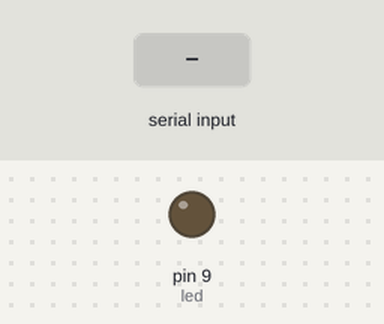
Simulated run of this sketch. Board: Arduino Uno, built with avr-gcc and run on an emulated ATmega328P. On the bench: output pins drawn as LEDs (lit = HIGH). The inputs (shaded band) are chosen by the test bench.

Above: at 1.2 s.
1.3 s: "1" received over Serial
At 2.5 s:
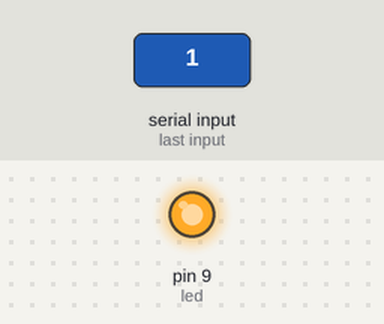
2.8 s: "0" received over Serial
At 3.8 s:
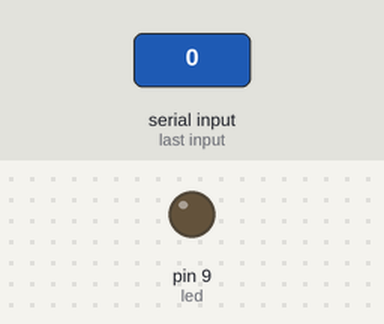
Timing chart, 0 to 5.8 s (numbered marks = the images above; inputs shaded):
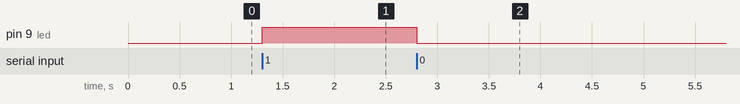

The sketch:

ledman.ino
```cpp
int led = 9;
int usbnumber = 0;

void setup() {
  pinMode(led, OUTPUT);
  Serial.begin(9600);
}

void loop() {
  if (Serial.available() > 0) {
    usbnumber = Serial.read();
  }

  if (usbnumber == 49) {
    digitalWrite(led, HIGH);
  }

  if (usbnumber == 48) {
    digitalWrite(led, LOW);
  }

  usbnumber = 0;
}
```

Measured:
- after the input at 1.3 s, pin 9 (led): LOW → HIGH at once
- after the input at 2.8 s, pin 9 (led): HIGH → LOW at once
